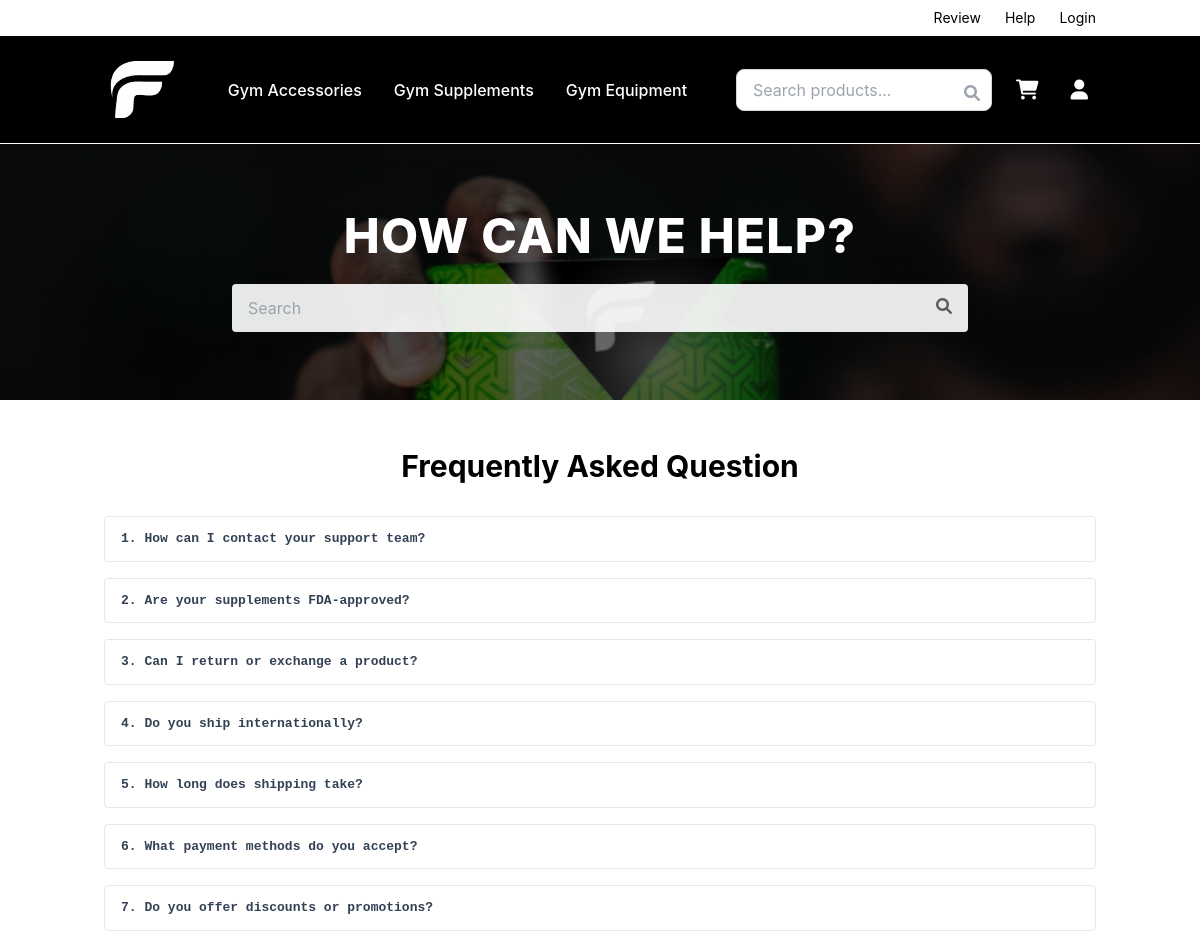
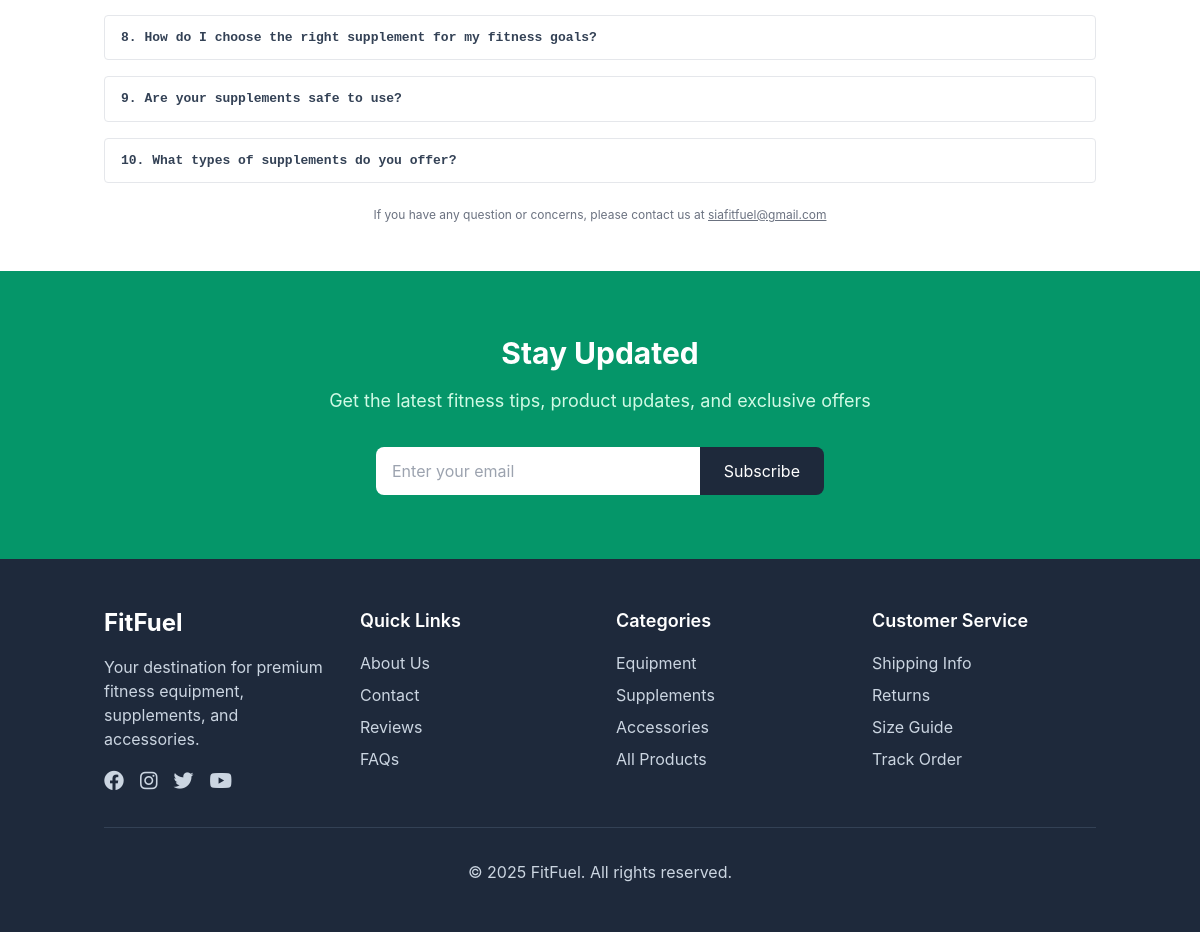
The app's page /faq.php with its own data (2 pictures, top to bottom).
### tables this page shows
CREATE TABLE `contents` (
  `content_id` bigint(20) UNSIGNED NOT NULL,
  `title` varchar(255) NOT NULL,
  `type` enum('page','banner','homepage','faq') NOT NULL,
  `status` enum('draft','published','archived') NOT NULL DEFAULT 'draft',
  `body` longtext DEFAULT NULL,
  `seo_title` varchar(255) DEFAULT NULL,
  `seo_description` varchar(500) DEFAULT NULL,
  `seo_keywords` varchar(500) DEFAULT NULL,
  `image_path` varchar(500) DEFAULT NULL,
  `link_url` varchar(500) DEFAULT NULL,
  `schedule_start` datetime DEFAULT NULL,
  `schedule_end` datetime DEFAULT NULL,
  `placement` varchar(100) DEFAULT NULL,
  `author_user_id` bigint(20) UNSIGNED DEFAULT NULL,
  `created_at` timestamp NOT NULL DEFAULT current_timestamp(),
  `updated_at` timestamp NOT NULL DEFAULT current_timestamp() ON UPDATE current_timestamp(),
  `slug` varchar(255) DEFAULT NULL,
  `image` varchar(500) DEFAULT NULL,
  `description` longtext DEFAULT NULL,
  `short_description` varchar(500) DEFAULT NULL
);

### faq.php (the view, shortened to what this page needs)
<?php
$faqs = [
	['q' => 'What types of supplements do you offer?', 'a' => "We offer a wide range of gym supplements, including protein powders, pre-workouts, BCAAs, fat burners, multivitamins, and more to support your fitness goals."],
	['q' => 'Are your supplements safe to use?', 'a' => "Yes, all our supplements are sourced from reputable brands and undergo strict quality control to ensure safety and effectiveness."],
	['q' => 'How do I choose the right supplement for my fitness goals?', 'a' => "Our product descriptions provide detailed benefits and usage recommendations. You can also reach out to our support team for personalized advice."],
	['q' => 'Do you offer discounts or promotions?', 'a' => "We regularly run promotions and offer discounts for first-time buyers, bulk purchases, and loyal customers. Check our website or subscribe to our newsletter for updates."],
	['q' => 'What payment methods do you accept?', 'a' => "We accept major credit/debit cards, digital wallets, and bank transfers. More payment options may be available depending on your location."],
	['q' => 'How long does shipping take?', 'a' => "Shipping times vary by location. Typically, orders are delivered within 3–7 business days for domestic shipping and 7–14 business days for international orders."],
	['q' => 'Do you ship internationally?', 'a' => "Yes! We offer international shipping to select countries. Shipping fees and delivery times vary based on your location."],
	['q' => 'Can I return or exchange a product?', 'a' => "We accept returns or exchanges within 7 days of delivery, provided the product is unopened and in its original condition. See our return policy for details."],
	['q' => 'Are your supplements FDA-approved?', 'a' => "We only carry products that comply with industry safety standards. However, regulatory approvals may vary by country. Please check individual product labels for certifications."],
	['q' => 'Are your supplements FDA-approved?', 'a' => "You can reach us via email at support@fitfuel.com, through our live chat, or by calling our hotline during business hours."],
];
try {
	$pdo = getDBConnection();
	$stmt = $pdo->prepare("SELECT title, description FROM contents WHERE status='published' AND (type='faq' OR placement='faq') ORDER BY updated_at DESC LIMIT 100");
	$stmt->execute();
	$rows = $stmt->fetchAll();
	$tmp = [];
	foreach ($rows as $row) {
		$title = trim((string)$row['title']);
		$desc  = trim((string)$row['description']);
		if ($title !== '' && $desc !== '') { $tmp[] = ['q' => $title, 'a' => $desc]; }
	}
	if (!empty($tmp)) { $faqs = $tmp; }
} catch (Throwable $e) {
}
?>
<!DOCTYPE html>
<html lang="en">
<head>
	<script src="https://cdn.tailwindcss.com"></script>
	<link href="https://cdnjs.cloudflare.com/ajax/libs/font-awesome/6.0.0/css/all.min.css" rel="stylesheet">
	<link rel="stylesheet" href="css/style.css">
</head>
<body class="font-body bg-white text-slate-700">
	<nav class="bg-white text-black py-2">
		<div class="container mx-auto px-4">
			<div class="flex justify-end space-x-6 text-sm">
				<a href="testimonials.php" class="hover:text-emerald-400 transition-colors">Review</a>
				<a href="contact.php" class="hover:text-emerald-400 transition-colors">Help</a>
                <?php if (empty($_SESSION['user_id'])): ?>
					<a href="login.php" class="hover:text-emerald-400 transition-colors">Login</a>
				<?php endif; ?>
			</div>
		</div>
	</nav>
	<nav class="sticky top-0 z-50 bg-black border-b border-white py-4 backdrop-blur">
		<div class="container mx-auto px-4">
			<div class="flex items-center justify-between">
				<a href="index.php" class="flex items-center"><img src="img/LOGO-Fitfuel.png" width="75" height="auto" alt="LOGO"></a>
				<div class="hidden md:flex space-x-8">
					<a href="shop.php?category=1" class="font-medium text-white hover:text-emerald-600 transition-colors">Gym Accessories</a>
					<a href="shop.php?category=3" class="font-medium text-white hover:text-emerald-600 transition-colors">Gym Supplements</a>
					<a href="shop.php?category=2" class="font-medium text-white hover:text-emerald-600 transition-colors">Gym Equipment</a>
				</div>
				<div class="flex items-center space-x-4">
					<form method="GET" action="shop.php" class="relative hidden md:block">
						<input type="text" name="search" placeholder="Search products..." class="w-64 px-4 py-2 border border-gray-300 rounded-lg focus:outline-none focus:ring-2 focus:ring-emerald-500">
						<button type="submit" class="absolute right-3 top-3 text-gray-400 hover:text-emerald-600"><i class="fas fa-search"></i></button>
					</form>
                    <a href="cart.php" class="relative p-2 text-white hover:text-emerald-600 transition-colors"><i class="fas fa-shopping-cart text-xl"></i></a>
                    <?php if (!empty($_SESSION['user_id'])): ?>
                    <div class="relative" id="profileMenu">
                        <button id="profileBtn"
                                class="p-2 text-white hover:text-emerald-600 transition-colors rounded-full focus:outline-none focus:ring-2 focus:ring-emerald-500"
                                aria-haspopup="true" aria-expanded="false">
                            <i class="fas fa-user text-xl"></i>
                        </button>
                        <div id="profileDropdown"
                             class="absolute right-0 mt-2 w-48 bg-white rounded-lg shadow-lg border border-gray-200 py-2 z-50"
                             role="menu" aria-labelledby="profileBtn" style="display: none;">
                            <a href="profile.php"   class="block px-4 py-2 text-sm text-slate-700 hover:bg-gray-100">My Account</a>
                            <a href="my_orders.php" class="block px-4 py-2 text-sm text-slate-700 hover:bg-gray-100">My Purchase</a>
                            <a href="wishlist.php"  class="block px-4 py-2 text-sm text-slate-700 hover:bg-gray-100">My Wishlist</a>
                        </div>
                    </div>
                    <?php else: ?>
                    <a href="login.php" class="p-2 text-white hover:text-emerald-600 transition-colors"><i class="fas fa-user text-xl"></i></a>
                    <?php endif; ?>
				</div>
			</div>
		</div>
	</nav>
	<section class="faq-hero relative h-64 flex items-center justify-center text-center text-white">
		<div class="absolute inset-0 bg-black/60"></div>
		<div class="relative z-10 w-full max-w-3xl px-4">
			<h1 class="text-3xl md:text-5xl font-extrabold tracking-wide mb-6">HOW CAN WE HELP?</h1>
			<div class="relative">
				<input id="faqSearch" type="text" placeholder="Search" class="w-full px-4 py-3 rounded bg-white/90 text-black focus:outline-none">
				<i class="fas fa-search absolute right-4 top-3.5 text-black/60"></i>
			</div>
		</div>
	</section>
	<section class="py-12">
		<div class="container mx-auto px-4 max-w-5xl">
			<h2 class="text-center text-2xl md:text-3xl font-bold text-black mb-8">Frequently Asked Question</h2>
			<div id="faqList" class="space-y-4">
				<?php foreach ($faqs as $i => $item): ?>
				<div class="faq-card rounded">
					<button class="w-full text-left px-4 py-3 font-semibold faq-question" onclick="toggleFaq(<?php echo $i; ?>)">
						<?php echo ($i+1) . '. ' . htmlspecialchars($item['q']); ?>
					</button>
				</div>
				<?php endforeach; ?>
			</div>
			<div class="text-xs text-center text-gray-500 mt-6">If you have any question or concerns, please contact us at <a class="underline" href="mailto:siafitfuel@gmail.com">siafitfuel@gmail.com</a></div>
		</div>
	</section>
	<?php include 'includes/footer.php'; ?>
</body>
</html>

### css/style.css (style rules this page uses)
:root { --primary: #059669; --secondary: #10b981; --accent: #10b981; --muted: #f1f5f9; --foreground: #475569; --border: #e5e7eb; }
.font-body { font-family: 'DM Sans', -apple-system, BlinkMacSystemFont, 'Segoe UI', Roboto, 'Helvetica Neue', Arial, sans-serif; }
body, html { font-family: 'DM Sans', -apple-system, BlinkMacSystemFont, 'Segoe UI', Roboto, 'Helvetica Neue', Arial, sans-serif; }
h1, h2, h3, h4, h5, h6 { font-family: 'Space Grotesk', -apple-system, BlinkMacSystemFont, 'Segoe UI', Roboto, 'Helvetica Neue', Arial, sans-serif; }
p, span, div, a, button, input, textarea, select { font-family: 'DM Sans', -apple-system, BlinkMacSystemFont, 'Segoe UI', Roboto, 'Helvetica Neue', Arial, sans-serif; }

### faq.php (style rules this page uses)
.faq-card { border: 1px solid #e5e7eb; }
.faq-hero { background-image: url('img/Banner/3.png'); background-size: cover; background-position: center; }
.faq-question { font-family: monospace; }

### records on screen
contents: title "How can I contact your support team?"
contents: title "Can I return or exchange a product?"
contents: title "Do you ship internationally?"
contents: title "How long does shipping take?"
contents: title "What payment methods do you accept?"
contents: title "How do I choose the right supplement for my fitness goals?"
contents: title "Are your supplements safe to use?"
contents: title "What types of supplements do you offer?"

### other values on screen
$item['q'] "Are your supplements FDA-approved?"
$item['q'] "Do you offer discounts or promotions?"
